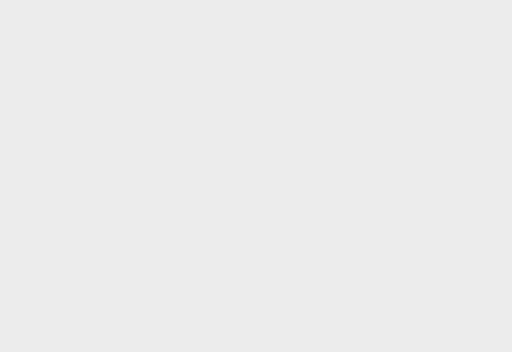
View 1 (above)

21 first-person views from a walk through a scene from a Unity 3-D project. The camera is 1.4 m above the floor, tilts 2° down and sees 70° across. The floor is counted in squares, 2 m on a side. Each view is taken from the middle of a square. On the plan, view 1 faces up. The plan holds only what a view shows up to about 11 squares ahead; the rest is blank. The place goes on beyond the plan. Door leaves are left out, so doorways stand open. Surface patterns are stand-ins for the level's own textures.

View 2
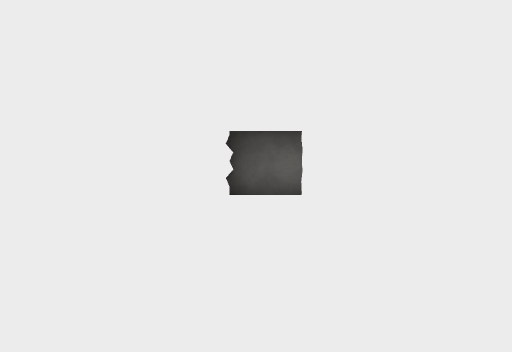

View 3
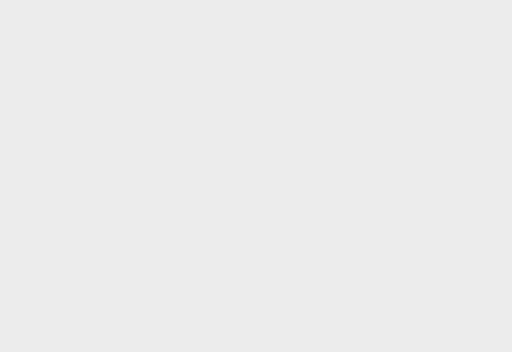

View 4
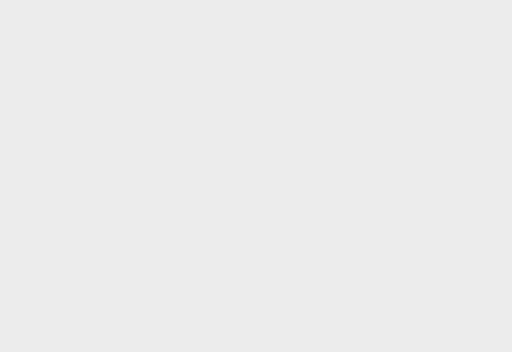

View 5
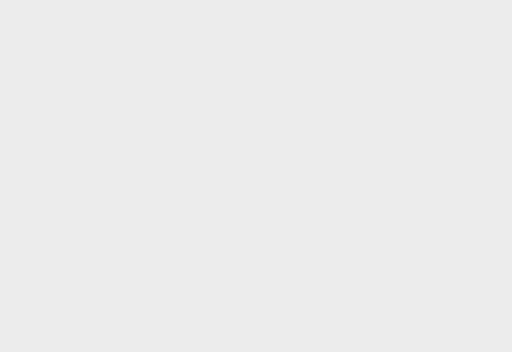

View 6
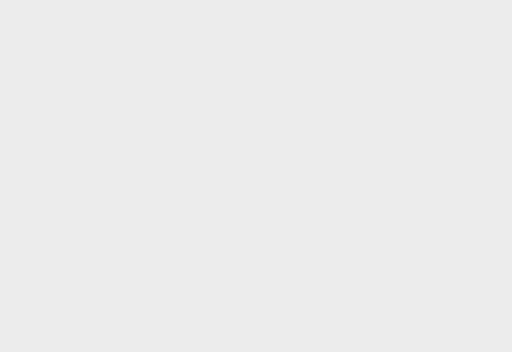

View 7
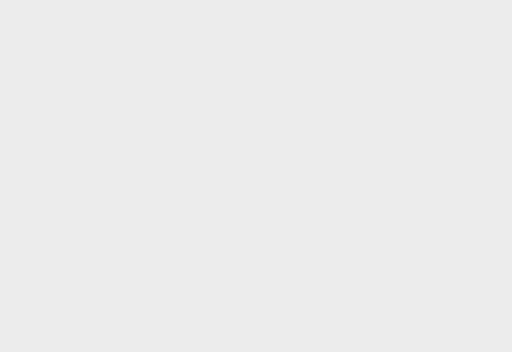

View 8
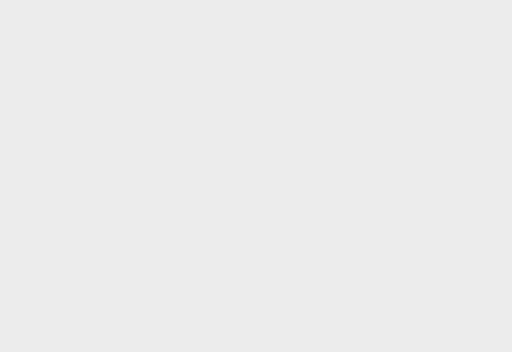

View 9
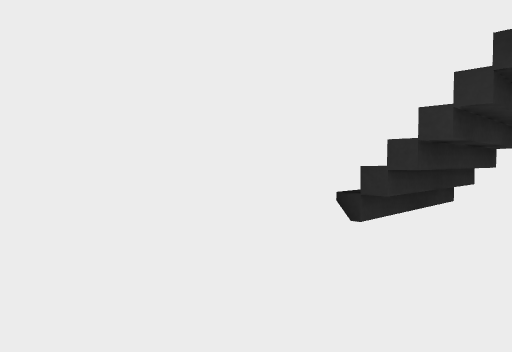

View 10
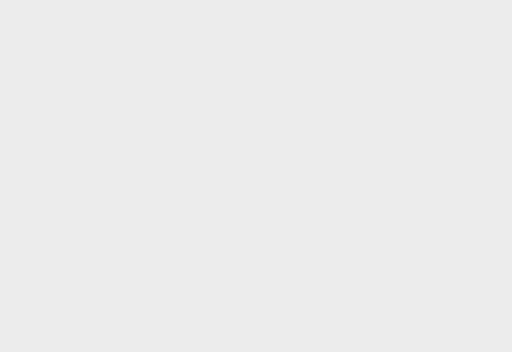

View 11
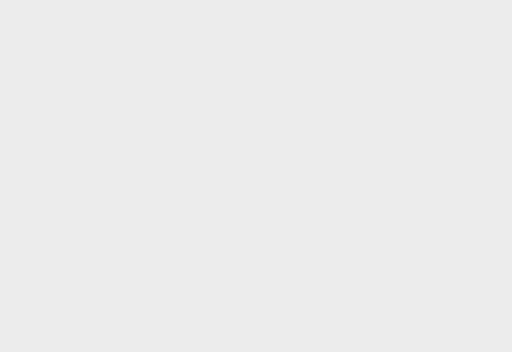

View 12
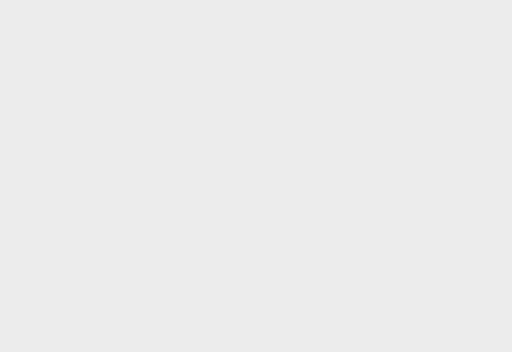

View 13
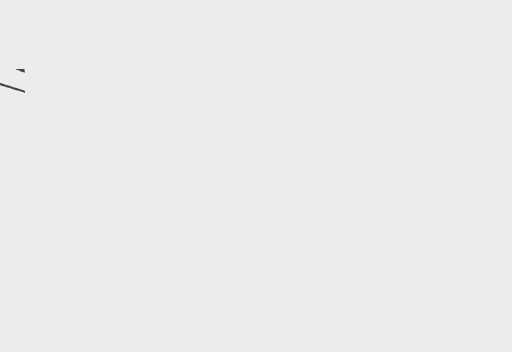

View 14
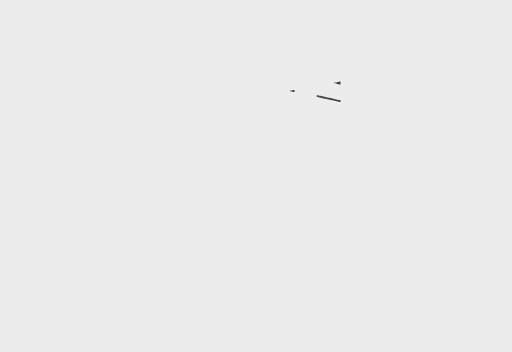

View 15
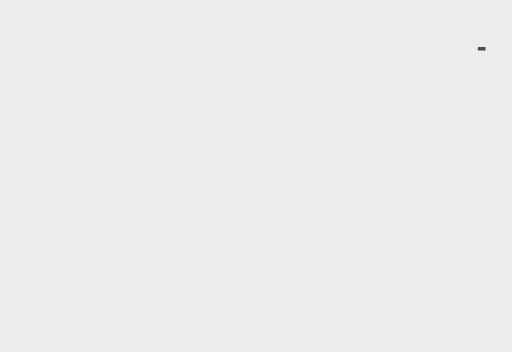

View 16
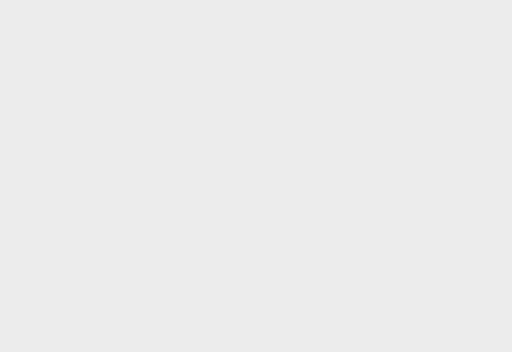

View 17
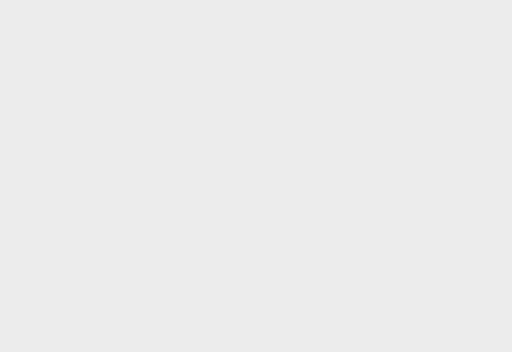

View 18
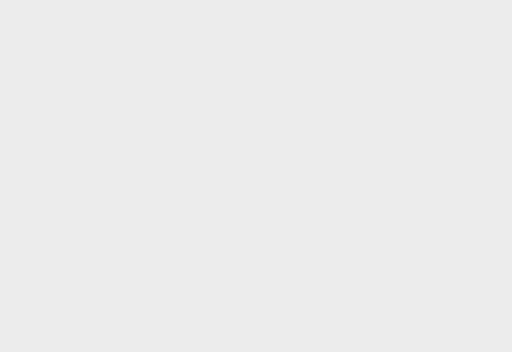

View 19
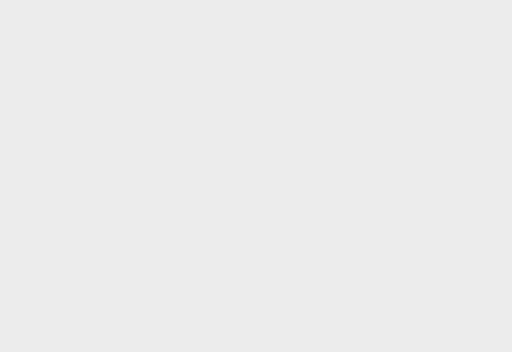

View 20
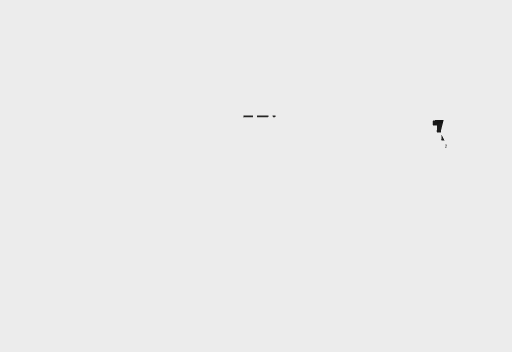

View 21
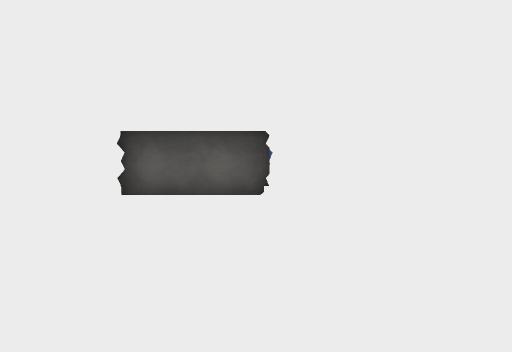

### Floor plan
Key: @ floor where view 1 was taken; # wall or solid block; x gap in a wall; . floor; / step, stairs or slope; D open door.
Columns run from 7 left of view 1 to 1 right of it. Each row starts with its distance up from view 1.
 30   ##### #
 29   #...###
 28   #...###
 27   #.#...#
 26   ###...#
 25     #...#
 24     #...#
 23     #...#
 22 #####...#
 21 #..####.#
 20 #.......#
 19 ####.##.#
 18 #/DD..#.#
 17 ##DD#.#.#
 16 #...#.#.#
 15 #..##.#.#
 14 #..#DDD.#
 13 #D..DDD.#
 12 #D#.x.DD#
 11 #/..#.#.#
 10 #/.##.###
  9 #/....###
  8 #/.######
  7 #/....#.#
  6 #/.#....#
  5 #/.###DD#
  4 #/..  ..#
  3 #/.####.#
  2 #/..D#D.#
  1 #/..  #.#
  0 #/..  #@#
 -1 #/..# ..#
 -2 #########

Where each view was taken, in squares from view 1:
view 1: 0 up, 0 right, facing up
view 2: 6 up, 0 right, facing down
view 3: 7 up, 0 right, facing down-left
view 4: 6 up, 0 right, facing left
view 5: 6 up, 1 left, facing up-left
view 6: 1 up, 5 left, facing up
view 7: 1 down, 5 left, facing up
view 8: 8 up, 6 left, facing up
view 9: 9 up, 6 left, facing up-right
view 10: 9 up, 2 left, facing up
view 11: 11 up, 0 right, facing up
view 12: 15 up, 0 right, facing up
view 13: 19 up, 0 right, facing up
view 14: 19 up, 0 right, facing up-left
view 15: 20 up, 0 right, facing left
view 16: 20 up, 3 left, facing down-left
view 17: 18 up, 3 left, facing down-left
view 18: 19 up, 3 left, facing down
view 19: 23 up, 2 left, facing up
view 20: 15 up, 0 right, facing down
view 21: 6 up, 6 left, facing down
